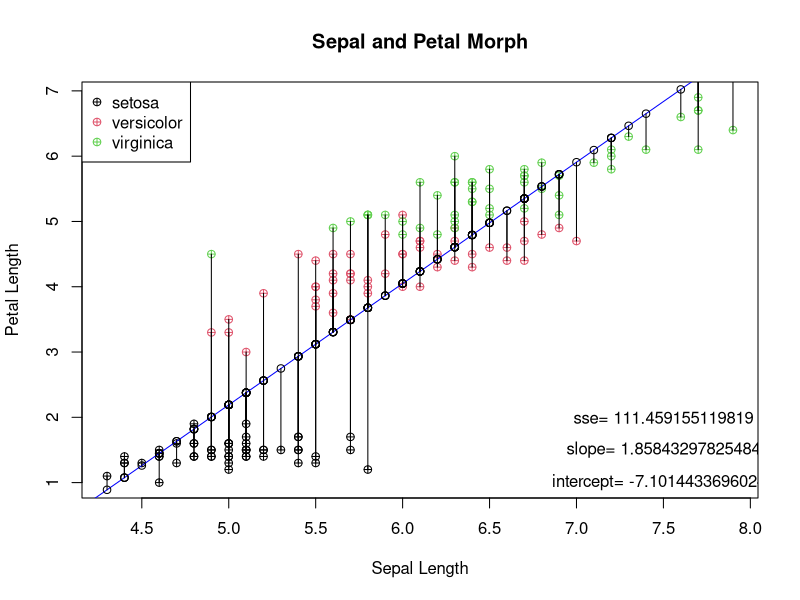
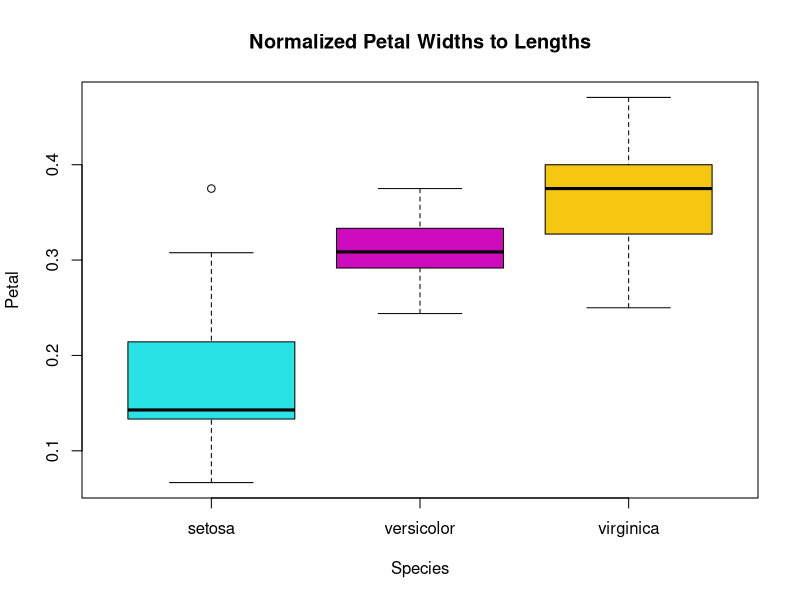

Write the R code that produced these figures, in order.
plotwithreg <- function(x, y, title, cxlab, cylab) {

plot(x, y, pch=10, col=iris$Species, main=title, xlab=cxlab, ylab=cylab)
lengths.lm <- lm(y~x) 
coef(lengths.lm)
b <- coef(lengths.lm)
int <- b[1]
slope <- b[2]
abline(lengths.lm, col="blue")

yhat <- slope*x + int
points(x, yhat)
segments(x, y, x, yhat)

error <- yhat - y #error in y from actual point to point on regression line
error^2
sse <- sum(error^2)
sse #obtain sum of squared errors

text(7.5,2, paste("sse=", sse))
text(7.5,1.5, paste("slope=", slope))
text(7.5,1, paste("intercept=", int))
legend("topleft", legend=levels(iris$Species), col= c(1,2,3), pch=10)
}

#rename vectors
Slength <- iris$Sepal.Length
Plength <- iris$Petal.Length

#set your x, y, and labels
x <- Slength
y <- Plength
plotwithreg(Slength, Plength, "Sepal and Petal Morph", "Sepal Length", "Petal Length")


#My function
Species <- iris$Species
Plength <- iris$Petal.Length
Pwidth <- iris$Petal.Width
norm <- function(x=Species, y, title, cxlab, cylab) {
y <- y/leng
plot(Species, y, main=title, xlab=cxlab, ylab=cylab, col= c(5,6,7))

}
leng <- Plength
norm(Species, Pwidth, "Normalized Petal Widths to Lengths", "Species", "Petal")